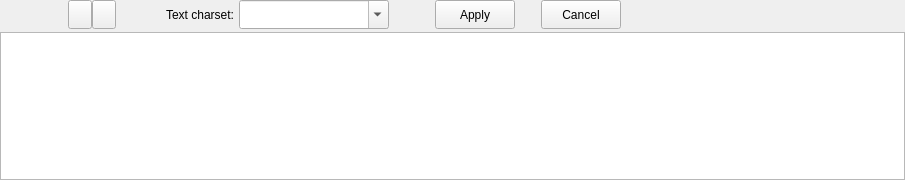
<?xml version="1.0" encoding="UTF-8"?>
<ui version="4.0">
 <class>MidiImportPanel</class>
 <widget class="QWidget" name="MidiImportPanel">
  <property name="geometry">
   <rect>
    <x>0</x>
    <y>0</y>
    <width>905</width>
    <height>180</height>
   </rect>
  </property>
  <property name="sizePolicy">
   <sizepolicy hsizetype="Preferred" vsizetype="Expanding">
    <horstretch>0</horstretch>
    <verstretch>0</verstretch>
   </sizepolicy>
  </property>
  <property name="minimumSize">
   <size>
    <width>0</width>
    <height>150</height>
   </size>
  </property>
  <property name="windowTitle">
   <string/>
  </property>
  <layout class="QVBoxLayout" name="verticalLayout">
   <property name="spacing">
    <number>0</number>
   </property>
   <property name="leftMargin">
    <number>0</number>
   </property>
   <property name="topMargin">
    <number>0</number>
   </property>
   <property name="rightMargin">
    <number>0</number>
   </property>
   <property name="bottomMargin">
    <number>0</number>
   </property>
   <item>
    <widget class="QWidget" name="widget" native="true">
     <property name="sizePolicy">
      <sizepolicy hsizetype="Preferred" vsizetype="Fixed">
       <horstretch>0</horstretch>
       <verstretch>0</verstretch>
      </sizepolicy>
     </property>
     <layout class="QHBoxLayout" name="horizontalLayout">
      <property name="leftMargin">
       <number>0</number>
      </property>
      <property name="topMargin">
       <number>0</number>
      </property>
      <property name="rightMargin">
       <number>0</number>
      </property>
      <property name="bottomMargin">
       <number>3</number>
      </property>
      <item>
       <layout class="QHBoxLayout" name="horizontalLayout_2">
        <property name="spacing">
         <number>0</number>
        </property>
        <property name="leftMargin">
         <number>4</number>
        </property>
        <item>
         <widget class="QToolButton" name="toolButtonHideMidiPanel">
          <property name="focusPolicy">
           <enum>Qt::NoFocus</enum>
          </property>
          <property name="toolTip">
           <string>Close MIDI import panel</string>
          </property>
          <property name="text">
           <string notr="true"/>
          </property>
          <property name="icon">
           <iconset resource="../musescore.qrc">
            <normaloff>:/data/icons/png/window-close.png</normaloff>:/data/icons/png/window-close.png</iconset>
          </property>
          <property name="autoRaise">
           <bool>true</bool>
          </property>
         </widget>
        </item>
        <item>
         <spacer name="horizontalSpacer_3">
          <property name="orientation">
           <enum>Qt::Horizontal</enum>
          </property>
          <property name="sizeType">
           <enum>QSizePolicy::Expanding</enum>
          </property>
          <property name="sizeHint" stdset="0">
           <size>
            <width>40</width>
            <height>20</height>
           </size>
          </property>
         </spacer>
        </item>
        <item>
         <widget class="QToolButton" name="pushButtonUp">
          <property name="minimumSize">
           <size>
            <width>0</width>
            <height>29</height>
           </size>
          </property>
          <property name="focusPolicy">
           <enum>Qt::ClickFocus</enum>
          </property>
          <property name="toolTip">
           <string>Move track up</string>
          </property>
          <property name="text">
           <string notr="true"/>
          </property>
          <property name="icon">
           <iconset resource="../musescore.qrc">
            <normaloff>:/data/icons/arrow_up.svg</normaloff>:/data/icons/arrow_up.svg</iconset>
          </property>
         </widget>
        </item>
        <item>
         <widget class="QToolButton" name="pushButtonDown">
          <property name="minimumSize">
           <size>
            <width>0</width>
            <height>29</height>
           </size>
          </property>
          <property name="focusPolicy">
           <enum>Qt::ClickFocus</enum>
          </property>
          <property name="toolTip">
           <string>Move track down</string>
          </property>
          <property name="text">
           <string notr="true"/>
          </property>
          <property name="icon">
           <iconset resource="../musescore.qrc">
            <normaloff>:/data/icons/arrow_down.svg</normaloff>:/data/icons/arrow_down.svg</iconset>
          </property>
         </widget>
        </item>
        <item>
         <spacer name="horizontalSpacer_4">
          <property name="orientation">
           <enum>Qt::Horizontal</enum>
          </property>
          <property name="sizeType">
           <enum>QSizePolicy::Fixed</enum>
          </property>
          <property name="sizeHint" stdset="0">
           <size>
            <width>50</width>
            <height>20</height>
           </size>
          </property>
         </spacer>
        </item>
        <item>
         <widget class="QLabel" name="labelCharset">
          <property name="text">
           <string>Text charset:</string>
          </property>
         </widget>
        </item>
        <item>
         <spacer name="horizontalSpacer_5">
          <property name="orientation">
           <enum>Qt::Horizontal</enum>
          </property>
          <property name="sizeType">
           <enum>QSizePolicy::Fixed</enum>
          </property>
          <property name="sizeHint" stdset="0">
           <size>
            <width>5</width>
            <height>20</height>
           </size>
          </property>
         </spacer>
        </item>
        <item>
         <widget class="QComboBox" name="comboBoxCharset">
          <property name="sizePolicy">
           <sizepolicy hsizetype="Expanding" vsizetype="Expanding">
            <horstretch>0</horstretch>
            <verstretch>0</verstretch>
           </sizepolicy>
          </property>
          <property name="minimumSize">
           <size>
            <width>150</width>
            <height>0</height>
           </size>
          </property>
          <property name="focusPolicy">
           <enum>Qt::ClickFocus</enum>
          </property>
          <property name="editable">
           <bool>true</bool>
          </property>
         </widget>
        </item>
        <item>
         <spacer name="horizontalSpacer">
          <property name="orientation">
           <enum>Qt::Horizontal</enum>
          </property>
          <property name="sizeHint" stdset="0">
           <size>
            <width>40</width>
            <height>20</height>
           </size>
          </property>
         </spacer>
        </item>
       </layout>
      </item>
      <item>
       <widget class="QPushButton" name="pushButtonApply">
        <property name="sizePolicy">
         <sizepolicy hsizetype="Minimum" vsizetype="Fixed">
          <horstretch>0</horstretch>
          <verstretch>0</verstretch>
         </sizepolicy>
        </property>
        <property name="minimumSize">
         <size>
          <width>0</width>
          <height>29</height>
         </size>
        </property>
        <property name="focusPolicy">
         <enum>Qt::ClickFocus</enum>
        </property>
        <property name="toolTip">
         <string>Apply MIDI import operations</string>
        </property>
        <property name="text">
         <string>Apply</string>
        </property>
       </widget>
      </item>
      <item>
       <spacer name="horizontalSpacer_6">
        <property name="orientation">
         <enum>Qt::Horizontal</enum>
        </property>
        <property name="sizeType">
         <enum>QSizePolicy::Fixed</enum>
        </property>
        <property name="sizeHint" stdset="0">
         <size>
          <width>20</width>
          <height>20</height>
         </size>
        </property>
       </spacer>
      </item>
      <item>
       <widget class="QPushButton" name="pushButtonCancel">
        <property name="minimumSize">
         <size>
          <width>0</width>
          <height>29</height>
         </size>
        </property>
        <property name="toolTip">
         <string>Cancel non-applied MIDI import operations</string>
        </property>
        <property name="text">
         <string>Cancel</string>
        </property>
       </widget>
      </item>
      <item>
       <layout class="QHBoxLayout" name="horizontalLayout_4">
        <property name="spacing">
         <number>0</number>
        </property>
        <item>
         <spacer name="horizontalSpacer_2">
          <property name="orientation">
           <enum>Qt::Horizontal</enum>
          </property>
          <property name="sizeHint" stdset="0">
           <size>
            <width>40</width>
            <height>20</height>
           </size>
          </property>
         </spacer>
        </item>
       </layout>
      </item>
     </layout>
    </widget>
   </item>
   <item>
    <widget class="TracksView" name="tracksView">
     <property name="cornerButtonEnabled">
      <bool>false</bool>
     </property>
    </widget>
   </item>
  </layout>
 </widget>
 <customwidgets>
  <customwidget>
   <class>TracksView</class>
   <extends>QTableView</extends>
   <header>src/importexport/midi/internal/midipanel/midiImport_view.h</header>
  </customwidget>
 </customwidgets>
 <resources>
  <include location="../musescore.qrc"/>
 </resources>
 <connections/>
</ui>
